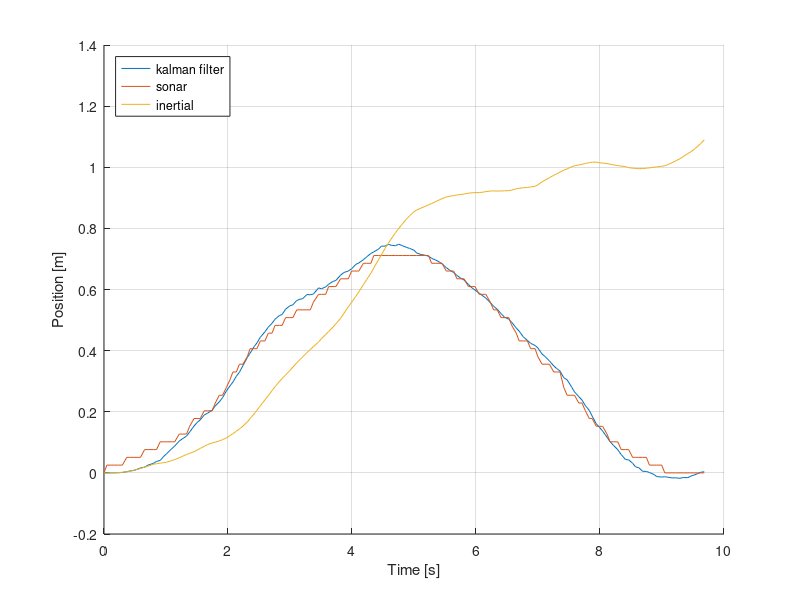
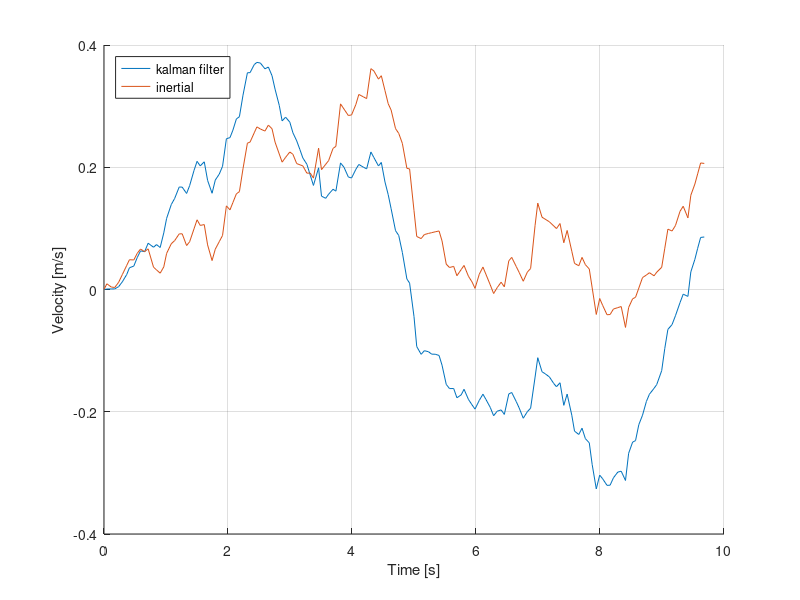
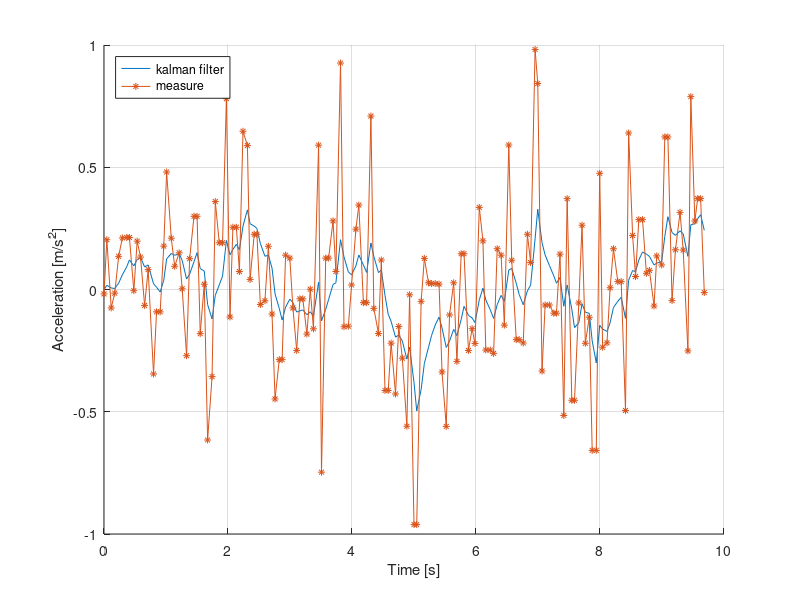

Here is the MATLAB script that generated these plots, in order:
close all;
clear all;


function [X1, P1] = kalmanFilter(X0, P0, F, B, H, Q, R, u, Z, update)
    % Prediction
    Xp = F*X0 + B*u;
    Pp = F*P0*F' + Q;

    % Update
    if update
        K = Pp*H' / (R + H*Pp*H');
        X1 = Xp + K*(Z - H*Xp);
        P1 = Pp - K*H*Pp;
    else
        X1 = Xp;
        P1 = Pp;
    end
end


sonar = csvread("SONAR.CSV")(61:end, :);
nav = csvread("NAV.CSV")(38:203, :);
n = size(nav)(1);

% time shift
nav(:, 2) -= nav(1, 2);
sonar(:, 2) -= sonar(1, 2);

sonar(:, 1) *= 0.01; % [cm] -> [m]
nav(:, 1) *= -1; % direction of the sensor
t = nav(:, 2);

p = zeros(1, n);
sim_p = zeros(1, n);
sim_v = zeros(1, n);
sim_a = zeros(1, n);

varA = 0.2;
varS = 0.01;
Sigma_e = 0.1;

X0 = [0; 0; 0];
P0 = zeros(3, 3); % assuming I know exactly the initial state
t0 = 0;
si = 1;
for i = 1:n
    t1 = t(i);
    update = sonar(si, 2) <= t1; 
    DT = t1 - t0;
    p(i) = sonar(si, 1);

    F = [1 DT 0.5*DT^2; 0 1 DT; 0 0 1];
    G = F(:, 3);
    Q = G*Sigma_e^2*G';
    
    if update
        R = [varS 0; 0 varA];
        H = [1 0 0; 0 0 1];
        Z = [sonar(si, 1); nav(i, 1)];
    else
        R = varA;
        H = [0 0 1];
        Z = nav(i, 1);
    end

    [X1, P1] = kalmanFilter(X0, P0, F, 0, H, Q, R, 0, Z, true);
    sim_p(i) = X1(1,1);
    sim_v(i) = X1(2,1);
    sim_a(i) = X1(3,1);
    X0 = X1;
    P0 = P1;

    t0 = t1;
    si += update; % +1 if true +0 otherwise
end

% inertial only
x0 = 0;
v0 = 0;
t0 = 0;
acc_p = zeros(1, n);
acc_v = zeros(1, n);
for i = 1:n
    t1 = nav(i, 2);
    DT = t1-t0;
    acc_v(i) = v0 + nav(i, 1) * DT;
    acc_p(i) = x0 + v0 * DT;
    x0 = acc_p(i);
    v0 = acc_v(i);
    t0 = t1;
end


figure();
hold on;
grid on;
ylabel("Position [m]");
xlabel("Time [s]");
plot(t, sim_p);
plot(t, p);
plot(t, acc_p);
legend("kalman filter", "sonar", "inertial", "location", "northwest");

figure();
hold on;
grid on;
ylabel("Velocity [m/s]");
xlabel("Time [s]");
plot(t, sim_v);
plot(t, acc_v);
legend("kalman filter", "inertial", "location", "northwest");

figure();
hold on;
grid on;
ylabel("Acceleration [m/s^2]");
xlabel("Time [s]");
plot(t, sim_a);
plot(t, nav(:, 1), "marker", "*", "markersize", 5);
legend("kalman filter", "measure", "location", "northwest");
